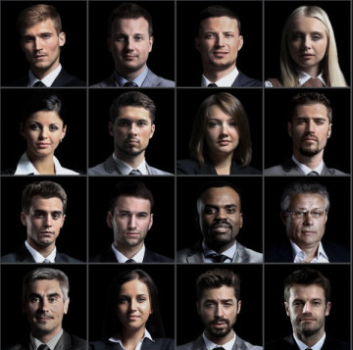
#> input picture faces.png, 353 x 350 px
$ jupyter execute 'Video 24.ipynb'
#> lines starting #> are read from the running program, lines starting #| are printed output that depends on the picture; after the words box and inside, x2 and y2 are one past the last pixel; in counts of white or black regions, pixels touching at a corner belong together
[cell 1]
import numpy as np
import cv2

[cell 2]
img = cv2.imread("faces.png", 1)
#> img is the input picture: shape (350, 353, 3); mean B, G, R 38.5, 40.2, 46.2
hsv = cv2.cvtColor(img, cv2.COLOR_BGR2HSV)
#> hsv: shape (350, 353, 3); mean H, S, V 29, 45.2, 47.4
h = hsv [:, :, 0]
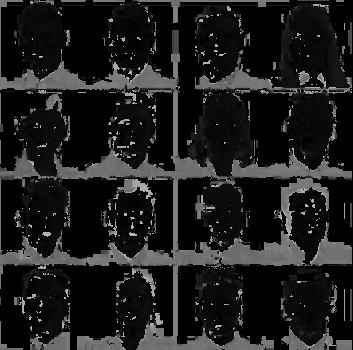
#> h: shape (350, 353); min 0, max 179, mean 29
s = hsv [:, :, 1]
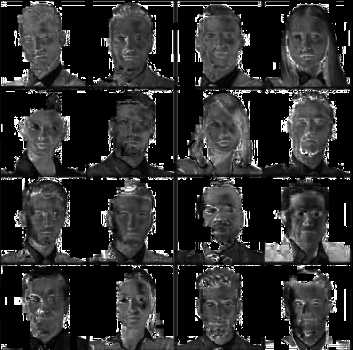
#> s: shape (350, 353); min 0, max 255, mean 45.2
v = hsv [:, :, 2]
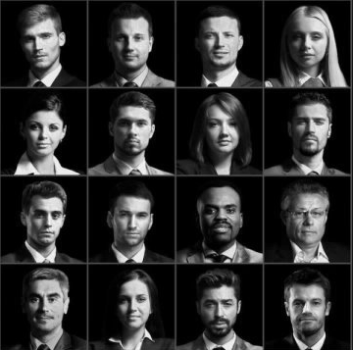
#> v: shape (350, 353); min 0, max 249, mean 47.4

hsv_split = np.concatenate((h,s,v), axis = 1)
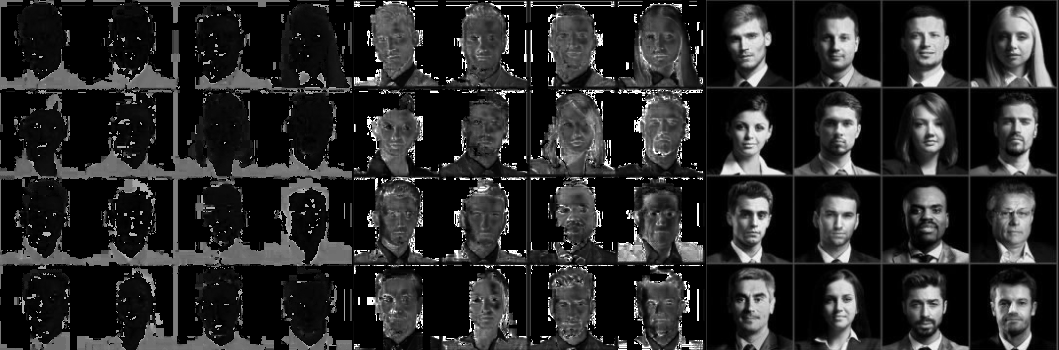
#> hsv_split: shape (350, 1059); min 0, max 255, mean 40.5
cv2.imshow("split hsv",hsv_split )

ret, min_sat = cv2.threshold(s, 40,255, cv2.THRESH_BINARY)
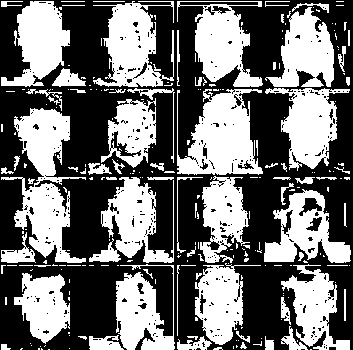
#> min_sat: shape (350, 353); 44.1% white; 243 white regions (167 under 20 px), largest, box (x1, y1, x2, y2) and area: (1, 108, 86, 263) 5407, (177, 89, 263, 175) 4586, (93, 1, 174, 87) 3715
cv2.imshow("sat filter", min_sat)

ret, max_hue = cv2.threshold(s, 15,255, cv2.THRESH_BINARY_INV)
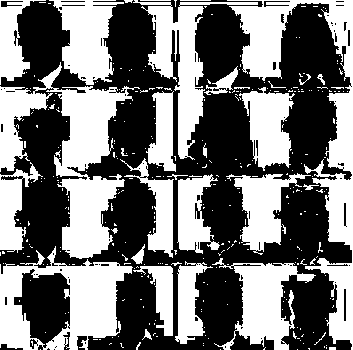
#> max_hue: shape (350, 353); 46.3% white; 344 white regions (310 under 20 px), largest, box (x1, y1, x2, y2) and area: (0, 62, 140, 259) 9727, (227, 0, 353, 350) 9698, (0, 246, 133, 350) 6724
cv2.imshow("sat filter", max_hue)

final = cv2.bitwise_and(min_sat,max_hue)
#> final: shape (350, 353); every value is 0
cv2.imshow("final", final)
cv2.imshow("original", img)

#color = cv2.imread("people.png",1)3
#cv2.imshow("Image",color)
cv2.waitKey(0)
cv2.destroyAllWindows()

$ run again, with people.png copied over faces.png
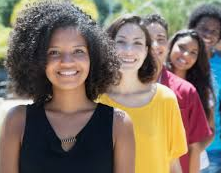
#> input picture people.png, 221 x 173 px
#> img is the input picture: shape (173, 221, 3); mean B, G, R 97, 110.2, 124.1
#> hsv: shape (173, 221, 3); mean H, S, V 66.3, 86.4, 133.4
#> `ret, min_sat = cv2.threshold(s, 40,255, cv2.THRESH_BINARY)`:
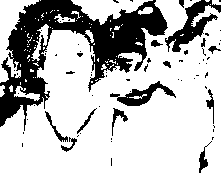
#> min_sat: shape (173, 221); 73.4% white; 70 black regions (56 under 20 px), largest, box (x1, y1, x2, y2) and area: (0, 0, 168, 131) 7593, (165, 0, 221, 52) 990, (110, 81, 176, 106) 553
#> `ret, max_hue = cv2.threshold(s, 15,255, cv2.THRESH_BINARY_INV)`:
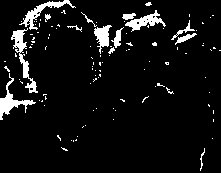
#> max_hue: shape (173, 221); 6.9% white; 111 white regions (97 under 20 px), largest, box (x1, y1, x2, y2) and area: (11, 28, 38, 93) 446, (0, 73, 36, 120) 396, (19, 0, 76, 30) 361
#> final: shape (173, 221); every value is 0
